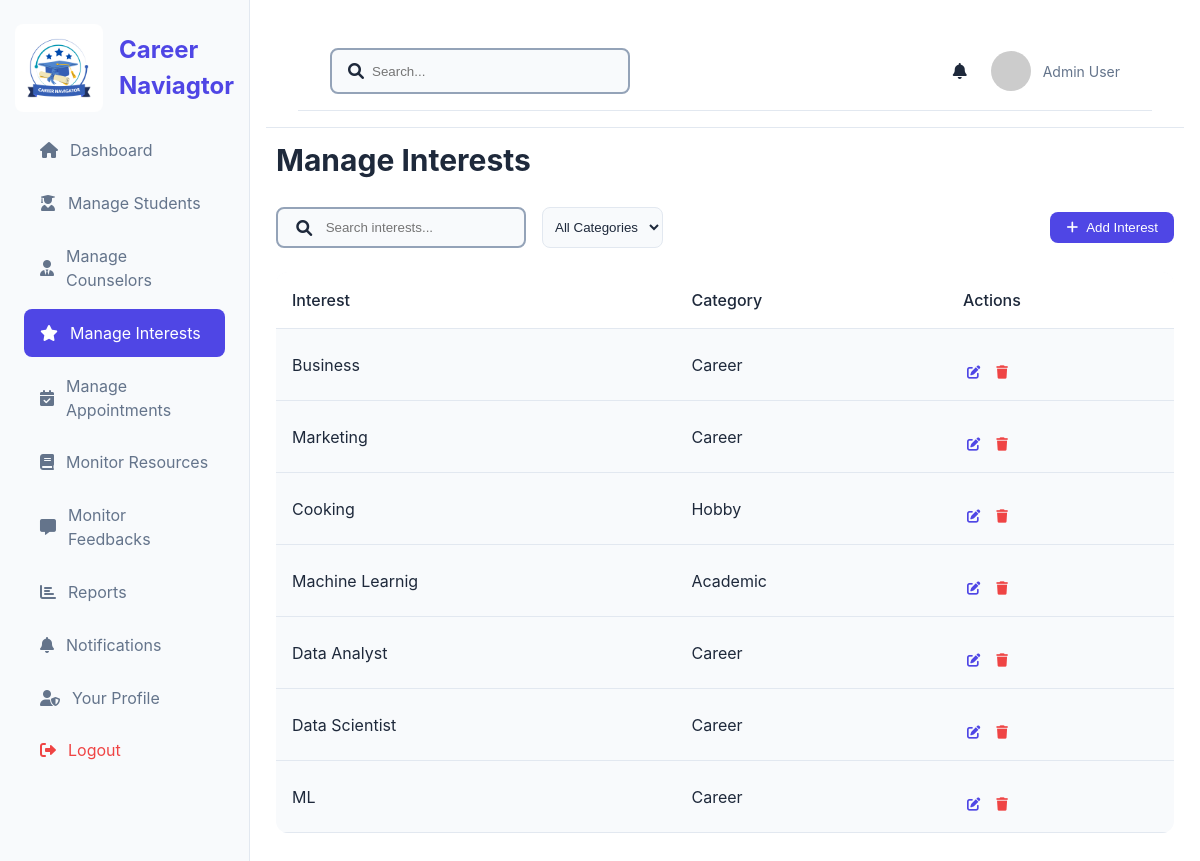
Screenshot of /interests with the database file from the repository.
### model.py (models this page shows)
class Interest(db.Model):
    __tablename__='interest'
    id = db.Column(db.Integer, primary_key=True, autoincrement=True)
    interest_name = db.Column(db.String(255), unique=True, nullable=False)
    category = db.Column(db.String(50), nullable=False)
    created_at = db.Column(db.DateTime, nullable=False, default=datetime.now(timezone.utc))

### app.py (the view)
@app.route('/interests')
def interests():
    all_interest = Interest.query.all()
    return render_template('admin/interests.html',interests=all_interest, active_page='interests')

### templates/admin/interests.html (shortened to what this page needs)
{% extends 'admin/base.html' %}
{% block content %}
    <h2 class="section-title">Manage Interests</h2>
    <div class="table-actions">
        <div class="search-filters">
            <div class="search-box">
                <i class="fas fa-search"></i>
                <input type="text" placeholder="Search interests...">
            </div>
            <select class="filter-select">
                <option value="">All Categories</option>
            </select>
        </div>
        <a href="{{url_for('add_interest')}}" id="add-btn">
            <button class="add-btn">
                <i class="fas fa-plus"></i> Add Interest
            </button>
        </a>
    </div>
    <div class="table-container">
        <table class="data-table">
            <thead>
                <tr>
                    <th>Interest</th>
                    <th>Category</th>
                    <th>Actions</th>
                </tr>
            </thead>
            <tbody id="interests-table">
                {% for interest in interests %}
                <tr id="row-{{ interest.id }}">
                    <td>{{ interest.interest_name }}</td>
                    <td>{{ interest.category }}</td>
                    <td>
                        <div class="action-buttons">
                            <button class="edit-btn"><i class="fas fa-edit"></i></button>
                            <button class="delete-btn" onclick="deleteInterest('{{ interest.id }}')">
                                <i class="fas fa-trash"></i>
                            </button>
                        </div>
                    </td>
                </tr>
                {% endfor %}
            </tbody>
        </table>
    </div>
{% endblock %}

### static/css/admin/base.css (style rules this page uses)
:root { --bg-primary-light: #ffffff; --bg-secondary-light: #f8fafc; --text-primary-light: #1e293b; --text-secondary-light: #64748b; --border-light: #e2e8f0; --primary-color: #4f46e5; --primary-hover: #4338ca; --success-color: #10b981; --warning-color: #f59e0b; --danger-color: #ef4444; --info-color: #3b82f6; --bg-primary-dark: #0f172a; --bg-secondary-dark: #1e293b; --text-primary-dark: #f8fafc; --text-secondary-dark: #94a3b8; --border-dark: #334155; }
* { margin: 0; padding: 0; box-sizing: border-box; }
body { font-family: -apple-system, BlinkMacSystemFont, 'Segoe UI', Roboto, Oxygen, Ubuntu, Cantarell, sans-serif; background-color: var(--bg-primary-light); color: var(--text-primary-light); line-height: 1.5; transition: background-color 0.3s, color 0.3s; }
.section-title { margin-bottom: 1.5rem; font-size: 1.875rem; }
.action-buttons { display: grid; grid-template-columns: repeat(auto-fit, minmax(200px, 1fr)); gap: 1rem; margin-top: 1rem; }
.table-actions { display: flex; justify-content: space-between; align-items: center; margin-bottom: 1.5rem; }
.search-filters { display: flex; gap: 1rem; }
.search-box { display: flex; justify-content: space-evenly; align-items: center; gap: 0.5rem; background-color: var(--bg-secondary-light); padding: 0.5rem 1rem; border: 2px solid var(--text-secondary-dark); border-radius: 8px; width: 250px; position: relative; }
.search-box input { outline: none; border: none; background: none; padding: 3px; }
.filter-select { padding: 0.5rem; border: 1px solid var(--border-light); border-radius: 8px; background-color: var(--bg-secondary-light); color: inherit; }
#add-btn { text-decoration: none; }
.add-btn { display: flex; align-items: center; gap: 0.5rem; padding: 0.5rem 1rem; background-color: var(--primary-color); border: none; border-radius: 8px; cursor: pointer; color: white; transition: background-color 0.2s ease; text-decoration: none; }
.table-container { background-color: var(--bg-secondary-light); border-radius: 12px; overflow: hidden; margin-bottom: 1.5rem; }
.data-table { width: 100%; border-collapse: collapse; }
.data-table th, .data-table td { padding: 1rem; text-align: left; border-bottom: 1px solid var(--border-light); }
.data-table th { background-color: var(--bg-primary-light); font-weight: 500; }
.action-buttons { display: flex; gap: 0.5rem; }
.edit-btn, .delete-btn { background: none; border: none; padding: 0.25rem; cursor: pointer; transition: color 0.2s ease; }
.edit-btn { color: var(--primary-color); }
.delete-btn { color: var(--danger-color); }

### rows the page displays
Interest: interest_name "Business", category "Career"
Interest: interest_name "Marketing", category "Career"
Interest: interest_name "Cooking", category "Hobby"
Interest: interest_name "Machine Learnig", category "Academic"
Interest: interest_name "Data Analyst", category "Career"
Interest: interest_name "Data Scientist", category "Career"
Interest: interest_name "ML", category "Career"
